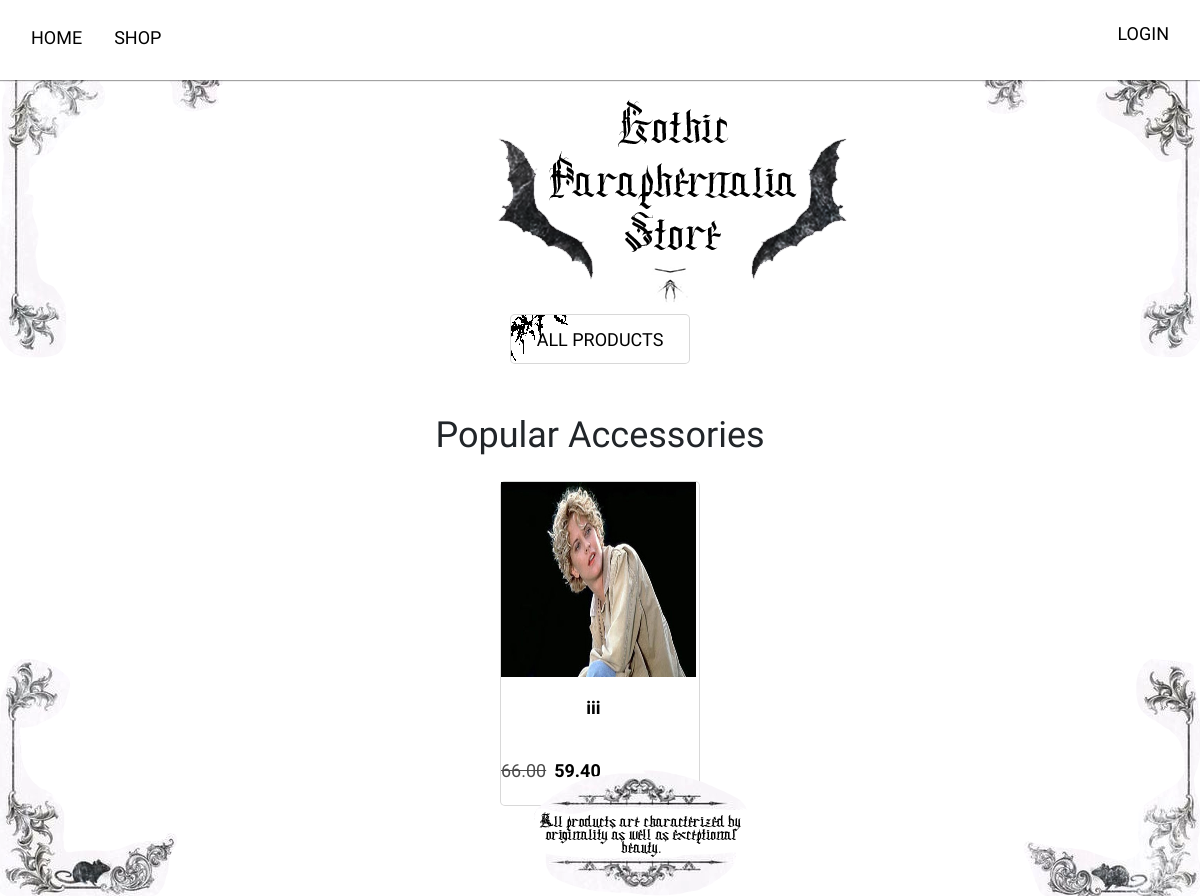
The page / on the database its author committed.
### main/models.py (models this page shows, shortened)
class Product(models.Model):
    category = models.ForeignKey(Category,
                                 related_name='products',
                                 on_delete=models.CASCADE)
    name = models.CharField(max_length=50)
    slug = models.SlugField(max_length=50)
    image = models.ImageField(upload_to='products/%Y/%m/%d',
                              blank=True)
    discription = models.TextField(blank=True)
    price = models.DecimalField(max_digits=10,
                                decimal_places=2)
    available = models.BooleanField(default=True)
    created = models.DateTimeField(auto_now_add=True)
    updated = models.DateTimeField(auto_now=True)
    discount = models.DecimalField(default=0.00, max_digits=4,
                                   decimal_places=2)
    class Meta:
        ordering = ['name']
        indexes = [
            models.Index(fields=['id', 'slug']),
            models.Index(fields=['name']),
            models.Index(fields=['-created']),
        ]
    def sell_price(self):
        if self.discount:
            return round(self.price - self.price * self.discount / 100, 2)
        return self.price

### main/views.py (the view)
# urls.py: path('', views.popular_list, name='popular_list'),
def popular_list(request):
    products = Product.objects.filter(available=True)[:3]
    return render(request,
                  'main/index/index.html',
                  {'products': products})

### main/templates/main/index/index.html (shortened to what this page needs)
{% extends 'main/base.html' %}
{% load static %}
{% block content %}
    <section class="home d-flex flex-column">
        <div class="home-title d-flex flex-column aligin-items-center">
            <a href="#" class="home-btn mt-4">ALL PRODUCTS</a>
        </div>
        <div class="home-recomendation">
            <div class="rec-title mb-4">
                <h3><span>Popular Accessories</span></h3>
            </div>
        </div>
        <div class="home-cards d-flex gap-4">
            {% for product in products %}
                <a href="{{ product.get_absolute_utl }}" class="home-card d-flex flex-column aligin-items-center text-center">
                    <img src="{% if product.image %}{{ product.image.url }}{% else %}{% static 'img/noimage.jpg' %}{% endif %}" class="card-img" alt="">
                    <h5 class="title-card">{{ product.name }}</h5>
                    {% if product.discount %}
                        <div class="cart-discount d-flex gap-2">
                            <p class="line">{{ product.price }}</p>
                            <p>{{ product.sell_price }}</p>
                        </div>
                    {% else %}
                        <p class="price">{{ product.price }}</p>
                    {% endif %}
                </a>
            {% endfor %}
        </div>
    </section>
    <img src="{% static 'img/logogot.png' %}" class="logogothic" alt="">
    <img src="{% static 'img/subtitlee.png' %}" class="subtitlee" alt="">
{% endblock content %}

### main/static/css/base.css (style rules this page uses)
:root { --box-shadow: 0px 1px 1px rgba(0, 0, 0, 0.363); }
body { font-family: "Carrois Gothic", sans-serif; font-size: 18px; padding: 0; margin: 0; overflow-x: hidden; }
a { text-decoration: none; color: #000; }
h3 { font-size: 36px; }
h5 { font-size: 18px; margin: 0; font-weight: 600; }
.home { align-items: center; }
.home-title { margin-top: 210px; margin-bottom: 50px; }
.home-card { width: 200px; height: 325px; border: 1px solid #00000027; border-radius: 5px; transition: all 0.5s ease; background-color: #fff; }
.title-card { max-width: 185px; margin-top: 20px; min-height: 70px; }
.card-img { width: 195px; height: 195px; }
.home-btn { display: flex; align-items: center; justify-content: center; width: 180px; height: 50px; border: 1px solid #00000027; border-radius: 5px; background-image: url(../img/btnh.png); transition: all .4s ease; z-index: 2; }
.logogothic { position: absolute; top: 6%; left: 40%; width: 400px; height: 300px; }
.subtitlee { position: absolute; bottom: 0%; left: 44.5%; }
.cart-discount { margin-top: -10px; font-weight: 600; }
.line { opacity: 0.7; text-decoration: line-through; font-weight: 300; }

### rows shown on the page
Product: image (picture), name "iii", price "66.00"
